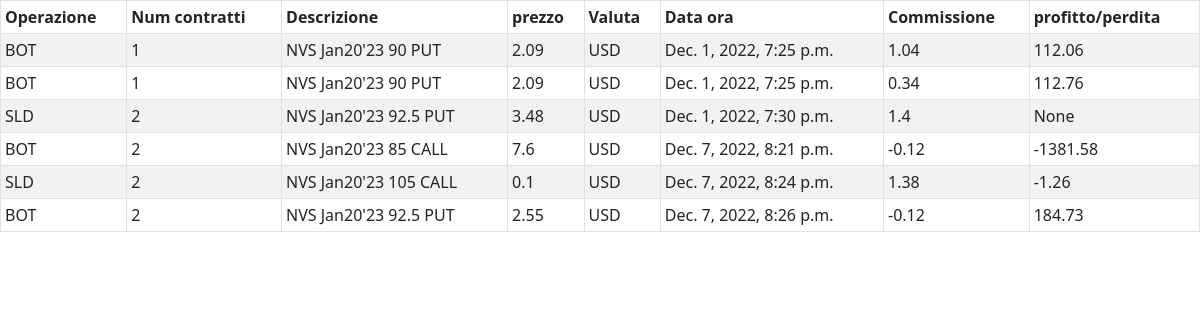
Page /index3 on the committed database.
### ib/models.py (models this page shows)
class Trade2(models.Model):
    operazione = models.CharField(max_length=5)
    num_contratti = models.IntegerField()
    descrizione = models.CharField(max_length=200)
    prezzo = models.FloatField()
    valuta = models.CharField(max_length=3)
    data_ora = models.DateTimeField()
    commissione = models.FloatField()
    profitto_perdita = models.FloatField(max_length=100, null=True, blank=True)
    commento = models.CharField(max_length=200)
    descrizione12= models.CharField(max_length=12)

### ib/views.py (the view)
# urls.py: path('index3', views.show),
def show(request):
    trades = Trade2.objects.all().filter(descrizione12__startswith="NVS")
    return render(request,"index3.html",{'trades':trades})

### ib/templates/index3.html (shortened to what this page needs)
<!doctype html>
<html lang="en">
  <head>
    <link href="https://cdn.jsdelivr.net/npm/bootstrap@5.2.3/dist/css/bootstrap.min.css" rel="stylesheet">
  </head>
  <body>
    <body>
      <table class="table table-striped table-bordered table-sm">
          <thead class="thead-dark">
          <tr>
              <th>Operazione</th>
              <th>Num contratti</th>
              <th>Descrizione</th>
              <th>prezzo</th>
              <th>Valuta</th>
              <th>Data ora</th>
              <th>Commissione</th>
              <th>profitto/perdita</th
          </tr>
          </thead>
          <tbody>
            {% for trade in trades %}
            <tr>
                <td>{{ trade.operazione }}</td>
                <td>{{ trade.num_contratti }}</td>
                <td>{{ trade.descrizione }}</td>
                <td>{{ trade.prezzo }}</td>
                <td>{{ trade.valuta }}</td>
                <td>{{ trade.data_ora }}</td>
                <td>{{ trade.commissione }}</td>
                <td>{{ trade.profitto_perdita }}</td>
            </tr>
        {% endfor %}
            </tbody>
        </table>
        <br>
        <br>
  </body>
</html>

### rows in the picture
Trade2: operazione "BOT", num_contratti "1", descrizione "NVS Jan20'23 90 PUT", prezzo "2.09", valuta "USD", data_ora "Dec. 1, 2022, 7:25 p.m.", commissione "1.04", profitto_perdita "112.06"
Trade2: operazione "BOT", num_contratti "1", descrizione "NVS Jan20'23 90 PUT", prezzo "2.09", valuta "USD", data_ora "Dec. 1, 2022, 7:25 p.m.", commissione "0.34", profitto_perdita "112.76"
Trade2: operazione "SLD", num_contratti "2", descrizione "NVS Jan20'23 92.5 PUT", prezzo "3.48", valuta "USD", data_ora "Dec. 1, 2022, 7:30 p.m.", commissione "1.4", profitto_perdita "None"
Trade2: operazione "BOT", num_contratti "2", descrizione "NVS Jan20'23 85 CALL", prezzo "7.6", valuta "USD", data_ora "Dec. 7, 2022, 8:21 p.m.", commissione "-0.12", profitto_perdita "-1381.58"
Trade2: operazione "SLD", num_contratti "2", descrizione "NVS Jan20'23 105 CALL", prezzo "0.1", valuta "USD", data_ora "Dec. 7, 2022, 8:24 p.m.", commissione "1.38", profitto_perdita "-1.26"
Trade2: operazione "BOT", num_contratti "2", descrizione "NVS Jan20'23 92.5 PUT", prezzo "2.55", valuta "USD", data_ora "Dec. 7, 2022, 8:26 p.m.", commissione "-0.12", profitto_perdita "184.73"
